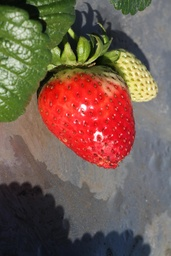
//> input picture src/PartA/s1.JPG, 171 x 256 px, shrunk from 3456 x 5184 before the run; the run also reads 1 picture not shown here
$ ./OLD_cpu_cv PartA/s1.JPG   (built with g++ and OpenCV 4)
//> lines starting //> are read from the running program, lines starting //| are printed output that depends on the picture
//> further down, input is the input picture: 256 rows x 171 cols, CV_8UC3; mean B, G, R 80, 92.5, 117
#include <opencv2/imgproc.hpp>
#include <opencv2/highgui.hpp>
#include <opencv2/core.hpp>
#include <iostream>
#include <sys/time.h>
#include <sys/resource.h>
#include <stdint.h>

using namespace std;
using namespace cv;

// Structure for a Pixel
struct Pixel {
    int cluster_id;
    unsigned char r, g, b;
    unsigned int distance;
};

/*
 * Apply the mask to the image and output the result
 * */
Mat maskImg(String imPath, String mskPath) {
    Mat mask, image, result;

    // Read in the mask and the image given the paths
    mask = imread(mskPath);
    image = imread(imPath);
    // Grayscale the mask
    cvtColor(mask, mask, COLOR_RGB2GRAY);

    // Bitwise AND the mask and image
    bitwise_and(image, image, result, mask=mask);

    return result;
}


/*
 * Apply the inverted version of the mask to the image and output the result
 * */

Mat maskImgInverted(String imPath, String mskPath) {
    Mat mask, invMask, image, result;

    // Read in the mask and the image given the paths
    mask = imread(mskPath);
    image = imread(imPath);
    // Grayscale the mask
    cvtColor(mask, mask, COLOR_RGB2GRAY);
    // Invert the mask
    threshold(mask, invMask, 0, 255, 1);

    // Bitwise AND the mask and image
    bitwise_and(image, image, result, mask=invMask);

    return result;
}

/*
 * Create the training set using the strawberry and non-strawberry pixels
 * */
vector<Pixel> createTrainingSet() {
    vector<Pixel> trainingSet;
    Mat strawberry, nonStrawberry;
    String imFile, mskFile;

    // For every image in the training folder mask images for strawberry and non-strawberry pixels
    // and add them to the training set vector
    for (int i = 0; i < 1; i++) {
        cout << "Image " + to_string(i + 1) << endl;
        imFile = "PartA/s" + to_string(i + 10) + ".jpg";
        mskFile = "PartA_Masks/s" + to_string(i + 10) + ".jpg";
        strawberry = maskImg(imFile, mskFile);
        nonStrawberry = maskImgInverted(imFile, mskFile);


        // ********** STRAWBERRY PIXELS ***********
        cout << "Parsing strawberry pixels for training set." << endl;

        // split the r, g, and b channels and create new pixel object
        int channels = strawberry.channels();
//> channels = 3
        int sRows = strawberry.rows;
//> sRows = 10
        int sCols = strawberry.cols * channels;
//> sCols = 39

        // Check if continuous
        if (strawberry.isContinuous()) {
            sCols *= sRows;
//> sCols = 390
            sRows = 1;
        }

        unsigned char r = 0, g = 0, b = 0; // to keep track of the rgb values
        int count = 0; // keep track of columns (b = 0; g = 1; r = 2)
        unsigned char* p = strawberry.ptr<unsigned char>();

        for (int j = 0; j < sRows; j++) {
            for (int k = 0; k < sCols; k++, p++) {
                // save the values of b, g, and r regardless of value
                switch(count) {
                    case 0:
                        b = *p;
                        break;
                    case 1:
                        g = *p;
                        break;
                    case 2:
                        r = *p;
                        break;
                    default:
                        break;
                }

                if (count == 2) {
                    if (r || g || b) {

                        // Create a Pixel object
                        Pixel pixel = {1, r, g, b, 0};

                        // Add new pixel to the vector
                        trainingSet.push_back(pixel);
                    }
                    b = g = r = 0;
                    count = 0;
                }

                else
                    count++;
            }
        }
//> this loop made 1 pass
//> (b, g, r, count) on pass 1: (0, 0, 0, 0)
//> after the loop, b = 0; g = 0; r = 0; trainingSet = 130 items; count = 0

        // ********** NON-STRAWBERRY PIXELS ***********
        cout << "Parsing non-strawberry pixels for training set." << endl;

        // split the r, g, and b channels and create new pixel object
        channels = nonStrawberry.channels();
        sRows = nonStrawberry.rows;
        sCols = nonStrawberry.cols * channels;
//> sCols = 39

        // Check if continuous
        if (strawberry.isContinuous()) {
            sCols *= sRows;
//> sCols = 390
            sRows = 1;
        }

        r = 0, g = 0, b = 0; // to keep track of the rgb values
        count = 0; // keep track of columns (b = 0; g = 1; r = 2)
        p = nonStrawberry.ptr<unsigned char>();

        for (int j = 0; j < sRows; j++) {
            for (int k = 0; k < sCols; k++, p++) {
                // save the values of b, g, and r regardless of value
                switch(count) {
                    case 0:
                        b = *p;
                        break;
                    case 1:
                        g = *p;
                        break;
                    case 2:
                        r = *p;
                        break;
                    default:
                        break;
                }

                if (count == 2) {
                    if (r || g || b) {

                        // Create a Pixel object
                        Pixel pixel = {0, r, g, b, 0};

                        // Add new pixel to the vector
                        trainingSet.push_back(pixel);
                    }
                    b = g = r = 0;
                    count = 0;
                }

                else
                    count++;
            }
        }
//> after the loop, b = 0; g = 0; r = 0; count = 0
    }
    cout << "Training set size: " + to_string(trainingSet.size()) << endl;
//| Training set size: 130
    return trainingSet;
}

/*
 * Comparison between Points for sorting
 * */
bool comparison(Pixel a, Pixel b) {
    bool result = (a.distance < b.distance);
    return result;
}

/*
 * Return the Euclidean distance between two sets of rgb values
 **/
unsigned int findDistance(unsigned int r1, unsigned int g1, unsigned int b1,
                           unsigned int r2, unsigned int g2, unsigned int b2) {
    unsigned int distance;
    distance = sqrt((r2 - r1) * (r2 - r1) +
                    (g2 - g1) * (g2 - g1) +
                    (b2 - b1) * (b2 - b1));

    return distance;
}

/*
 * Do a comparision for the given pixel against every Pixel object in
 * */
unsigned int classifyPixel(vector<Pixel> trainingSet, int k,
                            unsigned int r, unsigned int g, unsigned int b) {

    unsigned int n = trainingSet.size();
    // Go through the training set and find the distance between the input r, g, b
    for (int i = 0; i < n; i++) {
        trainingSet[i].distance = findDistance(trainingSet[i].r, trainingSet[i].g, trainingSet[i].b, r, g, b);
    }

    // Sort the pixels by distance (shortest first)
    sort(trainingSet.begin(), trainingSet.end(), comparison);

    // Keep track of the frequencies for each classification
    int freq0 = 0;
    int freq1 = 1;

    for (int i = 0; i < k; i++) {
        if (trainingSet[i].cluster_id == 0)
            freq0++;
        else if (trainingSet[i].cluster_id == 1)
            freq1++;
    }

    return (freq0 > freq1 ? 0 : 1);
}


int main(int argc, char** argv) {
    Mat input;
    vector<Pixel> trainingSet;
    int channels, sRows, sCols;
    int strawberryCounter = 0;
    int resRows, resCols;

    // Read in input image to be classified
    // Check if there is an input image from the user
    if (argc < 2) {
        cout << "Must input image file" << endl;
        return -1;
    }

    input = imread(argv[1]);
    // Check if the input has valid image data
    if (!input.data) {
        cout << "Input does not hold valid data" << endl;
        return -1;
    }

    // Create the training set
    trainingSet = createTrainingSet();
//> trainingSet = 130 items

    // split the r, g, and b channels
    channels = input.channels();
//> channels = 3
    sRows = input.rows;
//> sRows = 256
    sCols = input.cols * channels;
//> sCols = 513
    resRows = input.rows;
//> resRows = 256
    resCols = input.cols;
//> resCols = 171

    // Create the result matrix with the same dimensions as the input image
    Mat result(cv::Size(resCols, resRows), CV_8UC1);
    result = 0; // Initialize the matrix to all 0

    // Check if continuous
    if (input.isContinuous()) {
        sCols *= sRows;
//> sCols = 131328
        sRows = 1;
    }

    unsigned char r = 0, g = 0, b = 0; // to keep track of the rgb values
    int count = 0; // keep track of columns (b = 0; g = 1; r = 2)
    unsigned char* p = input.ptr<unsigned char>();
    int pixelCounter = 0;
    int colCount = 0, rowCount = 0;

    cout << sRows << endl;
    cout << sCols << endl;
//| 131328

    cout << resRows << endl;
//| 256
    cout << resCols << endl;
//| 171
    for (int j = 0; j < sRows; j++) {
        for (int k = 0; k < sCols; k++, p++) {
            // save the values of b, g, and r regardless of value
            switch(count) {
                case 0:
                    b = *p;
                    break;
                case 1:
                    g = *p;
                    break;
                case 2:
                    r = *p;
                    break;
                default:
                    break;
            }

            colCount = pixelCounter%resCols;
            // Get the current pixel values of the input image
            Vec3b color;
            color[0] = b;
            color[1] = g;
            color[2] = r;

            if (count == 2) {
                // Classify the pixel after reading the r, g, and b values
                int classification = classifyPixel(trainingSet, 5, r, g, b);
                if (classification) {
                    cout << to_string(b) + " " + to_string(g) + " " + to_string(r) << endl;
                    cout << to_string(color[0]) + " " + to_string(color[1]) + " " + to_string(color[2]) << endl;
                    // Set the pixel on the result matrix
                    result.at<Vec3b>(Point(colCount, rowCount)) = color;
                    // Print out the position of the strawberry classified pixels
                    String position = "(" + to_string(colCount) + "," + to_string(rowCount) + ")";
                    cout << "Location: " + position << endl;
                }

                // Reset the values
                b = g = r = 0;
                count = 0;
                pixelCounter++;
            }

            else
                count++;
            if (colCount == resCols - 1 && rowCount < resRows)
                rowCount++;
        }
    }
//> this loop made 1 pass
//> (b, g, r, colCount, count, pixelCounter) on pass 1: (0, 0, 0, 170, 0, 43776)
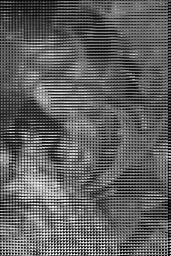
//> result: 256 rows x 171 cols, CV_8UC1; min 0, max 255, mean 96.1
//> after the loop, b = 0; g = 0; r = 0; colCount = 170; count = 0; pixelCounter = 43776; rowCount = 256

    imshow("Result", result);
    waitKey(0);

    return 0;
}
